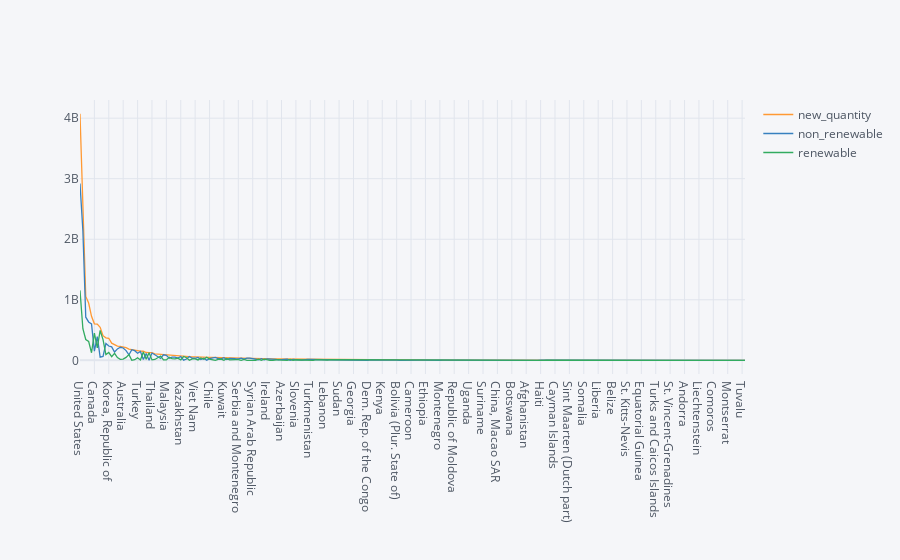

Source (notebook cell):
### Code cell
#  ranking of all country - gross, renewable, non renevable
rank_all_rnr = df.groupby(['country_or_area']).agg({'new_quantity':'mean', 'non_renewable':'mean','renewable':'mean'})
rank_all_rnr.sort_values('new_quantity',ascending = False, inplace = True)
rank_all_rnr.iplot();

### Figure 1 — Plotly figure (JSON) as saved in the notebook; plotly's stock layout.template omitted (floating-point values rounded to 4 significant figures; data arrays with more than 128 entries replaced by an {"elided": "..."} marker saying what was removed)
{"data": [{"line": {"color": "rgba(255, 153, 51, 1.0)", "dash": "solid", "shape": "linear", "width": 1.3}, "mode": "lines", "name": "new_quantity", "text": "", "type": "scatter", "x": {"elided": "232 str values"}, "y": {"elided": "232 float values"}}, {"line": {"color": "rgba(55, 128, 191, 1.0)", "dash": "solid", "shape": "linear", "width": 1.3}, "mode": "lines", "name": "non_renewable", "text": "", "type": "scatter", "x": {"elided": "232 str values"}, "y": {"elided": "232 float values"}}, {"line": {"color": "rgba(50, 171, 96, 1.0)", "dash": "solid", "shape": "linear", "width": 1.3}, "mode": "lines", "name": "renewable", "text": "", "type": "scatter", "x": {"elided": "232 str values"}, "y": {"elided": "232 float values"}}], "layout": {"legend": {"bgcolor": "#F5F6F9", "font": {"color": "#4D5663"}}, "paper_bgcolor": "#F5F6F9", "plot_bgcolor": "#F5F6F9", "title": {"font": {"color": "#4D5663"}}, "xaxis": {"gridcolor": "#E1E5ED", "showgrid": true, "tickfont": {"color": "#4D5663"}, "title": {"font": {"color": "#4D5663"}, "text": ""}, "zerolinecolor": "#E1E5ED"}, "yaxis": {"gridcolor": "#E1E5ED", "showgrid": true, "tickfont": {"color": "#4D5663"}, "title": {"font": {"color": "#4D5663"}, "text": ""}, "zerolinecolor": "#E1E5ED"}}}
